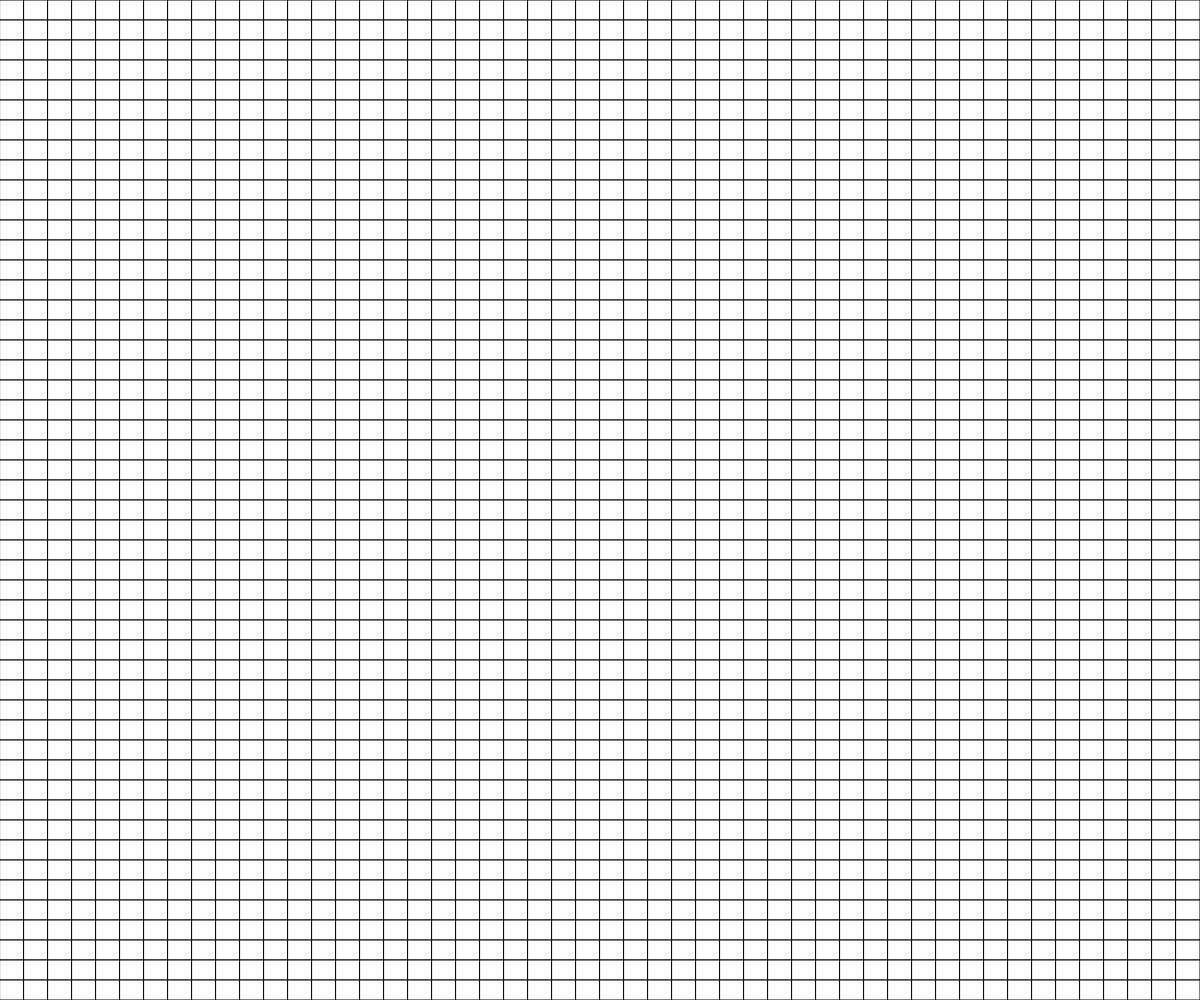
Frame 1 (no input)
Frame 60 (no input): identical to frame 1, image omitted
Frame 120 (the mouse pressed at the canvas centre since frame 60): identical to frame 1, image omitted

The p5.js sketch that drew this single still picture (run headless with seeded random() and noise() and a simulated clock; from frame 60 on, the mouse is pressed at the canvas centre):

// p5.js sketch
// ── sketch.js
let numRows = 20, numCols = 20
let sliderX, sliderY

function setup() {
  createCanvas(windowWidth, windowHeight);

  sliderX = createSlider(1, 50)
  sliderY = createSlider(1, 50)

  //noStroke()
}

let counter = 0
function draw() {
  background(220, 50);

  numCols = sliderX.value()
  numRows = sliderY.value()


  for (let x = 0; x < numCols; x++) {
    for (let y = 0; y < numRows; y++) {

      if(mouseX > x * width / numCols && 
        mouseX < (x + 1) * width / numCols && 
        mouseY > y * height / numRows && 
        mouseY < (y+1) *height / numRows) {
        fill(255, 0, 0)
      }
      else {
        fill(255);
      }

      rect(x * width / numCols, y * height / numRows, width / numCols, height / numRows)

    }

  }

  counter += 0.05

  print(mouseX)
}
